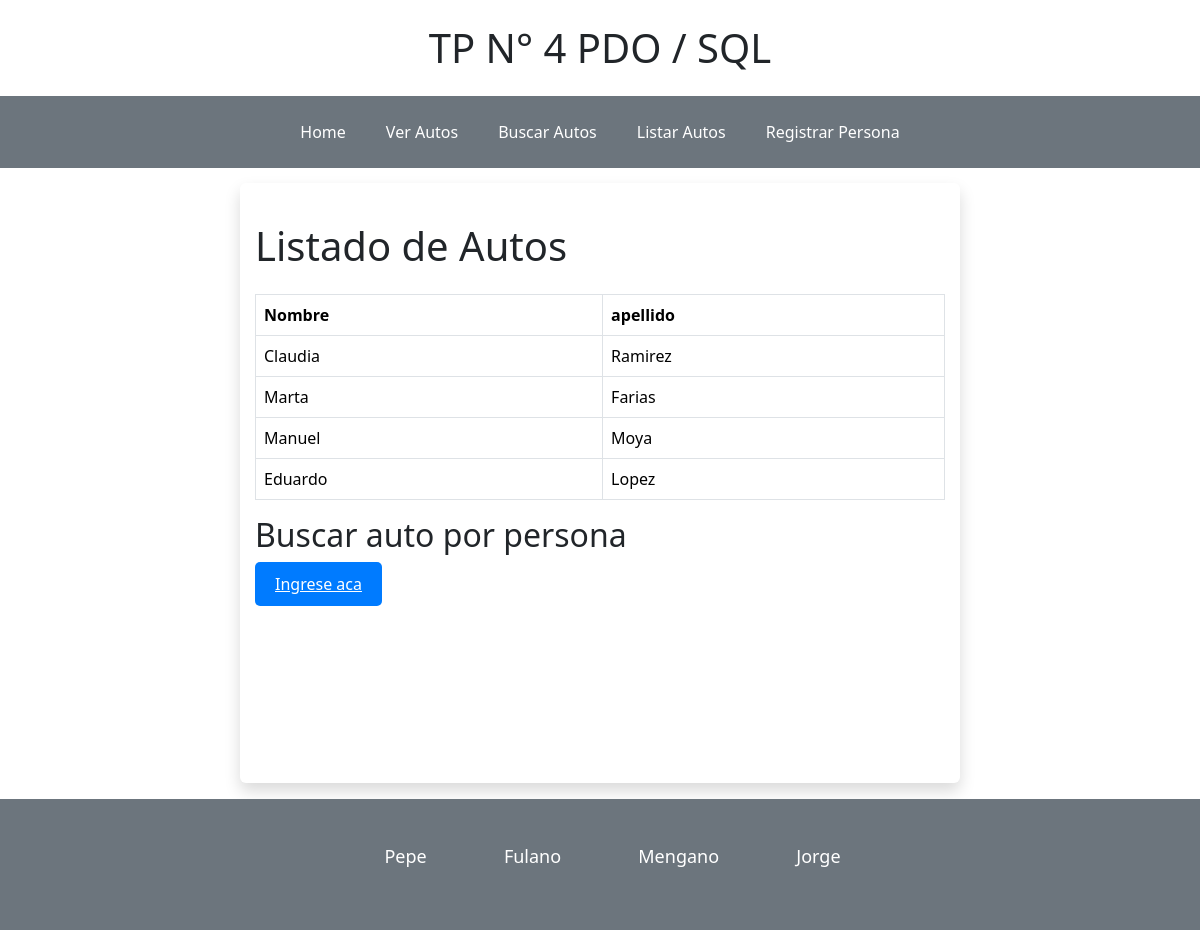
Page /Vista/listaPersona.php on the committed database.
### tables this page shows
CREATE TABLE `persona` (
  `NroDni` varchar(10) NOT NULL,
  `Apellido` varchar(50) NOT NULL,
  `Nombre` varchar(50) NOT NULL,
  `fechaNac` date not null,
  `Telefono` varchar(20) NOT NULL,
  `Domicilio` varchar(200) NOT NULL,
  PRIMARY KEY  (`NroDni`)
);

### Modelo/Conector/BaseDatos.php (called while the page is built, shortened)
<?php
class BaseDatos extends PDO {
  	private $indice;
  	private $resultado;
    public function __construct(){
        $this->indice =0;
    }
    public function Ejecutar($sql){
        if ( stristr($sql,"select")){
            $resp =  $this->EjecutarSelect($sql);
        }
        return $resp;
   }
   private function EjecutarSelect($sql){
       $cant = -1;
       $resultado=parent::query($sql);
       if(!$resultado){
           $this->analizarDebug();
       }else {
          $arregloResult = $resultado->fetchAll();
          $cant = count($arregloResult);
       }
       return $cant;
   }
   public function Registro() {
       $filaActual = false;
       $indiceActual = $this->getIndice();
       if ($indiceActual>=0) {
           $filas = $this->getResultado();
           if($indiceActual<count($filas)){
               $filaActual =  $filas[$indiceActual];
           }else {
               $this->setIndice(-1);
           }
       }
       return $filaActual;
   }
   private function setIndice ($valor){
       $this->indice = $valor;
   }
   private function getIndice (){
       return $this->indice;
   }
   private function setResultado($valor){
       $this->resultado = $valor;
   }
   private function getResultado(){
      return $this->resultado;
   }
}

### Modelo/Persona.php (called while the page is built, shortened)
<?php
include_once 'Conector/BaseDatos.php';
class Persona extends BaseDatos {
    private $nombre;
    private $apellido;
    public function __construct() {
        $this->nombre = "";
        $this->apellido = "";
    }
    public function getNombre() {
        return $this->nombre;
    }
    public function setNombre($nombre) {
        $this->nombre = $nombre;
    }
    public function getApellido() {
        return $this->apellido;
    }
    public function setApellido($apellido) {
        $this->apellido = $apellido;
    }
    public function listar($parametro="") {
        $arreglo = array();
        $base = new BaseDatos();
        $sql = "SELECT * FROM persona";
        if ($parametro != "") {
            $sql .= ' WHERE '.$parametro;
        }
        $res = $base->Ejecutar($sql);
        if($res > -1) {
            if($res > 0) {
                while ($row = $base->Registro()) {
                    $obj = new Persona();
                    $obj->setear($row['NroDni'], $row['Nombre'], $row['Apellido'], $row['fechaNac'], $row['Telefono'], $row['Domicilio']);
                    array_push($arreglo, $obj);
                }
            }
        } else {
            $this->setMensajeOperacion("Persona->listar: ".$base->getError());
        }
        return $arreglo;
    }
}

### Control/AbmPersona.php (called while the page is built, shortened)
<?php
class AbmPersona extends Persona {
    public function buscar($param) {
        $where = " true ";
        if ($param <> NULL) {
            if (isset($param['NroDni']))
                $where .= " and nroDni =" . $param['NroDni'];
        }
        $obj = new Persona();
        $arreglo = $obj->listar($where);
        return $arreglo;
    }
}
?>

### Vista/listaPersona.php (the view)
<?php
include_once 'Estructura/Header.php';
include_once '../Control/AbmPersona.php';
$abmPersona = new AbmPersona();
$personas = $abmPersona->buscar(null);
?>
    <div class="container contenedor rounded shadow mb-3">
        <h1 class="my-4">Listado de Autos</h1>
        <?php
        if (count($personas) > 0) {
            echo "<table class='  table table-bordered'>
                  <thead class='thead-dark'>
                  <tr>
                  <th>Nombre</th>
                  <th>apellido</th>
                  </tr>
                  </thead>
                  <tbody>";
            foreach ($personas as $persona) {
                $dniDuenio = $persona->getNroDni();
                $param = ['NroDni' => $dniDuenio];
                $duenio = $abmPersona->buscar($param);
                if (isset($duenio[0])) {
                    $nombreDuenio = $duenio[0]->getNombre();
                    $apellidoDuenio = $duenio[0]->getApellido();
                } else {
                    $nombreDuenio = 'Dueño no encontrado';
                    $apellidoDuenio = 'Dueño no encontrado';
                }
                echo '<tr>';
                echo '<td>' . $nombreDuenio . '</td>';
                echo '<td>' . $apellidoDuenio . '</td>';
                echo '</tr>';
            }
            echo '</tbody>';
            echo '</table>';
            echo "<h2>Buscar auto por persona</h2>";
            echo "<button class='btn-ingrese'><a style='color:white' href='autosPersona.php'>Ingrese aca</a></button>";
        } else {
            echo '<div class="alert alert-danger m-3 w-50" role="alert" >No hay autos cargados en la base de datos.</div>';
        }
        ?>
    </div>
<?php include_once "./Estructura/Footer.php"?>

### Vista/Assets/styles.css (style rules this page uses)
.contenedor { width: 60%; margin: auto; min-height: 600px; box-shadow: 0 0 10px rgba(0, 0, 0, 0.1); border-radius: 10px; margin-top: 15px; padding: 15px; }
.btn-ingrese { background-color: #007BFF; color: white; padding: 10px 20px; border: none; border-radius: 5px; font-size: 16px; cursor: pointer; transition: background-color 0.3s ease; }

### rows in the picture
persona: Nombre "Claudia", Apellido "Ramirez"
persona: Nombre "Marta", Apellido "Farias"
persona: Nombre "Manuel", Apellido "Moya"
persona: Nombre "Eduardo", Apellido "Lopez"
